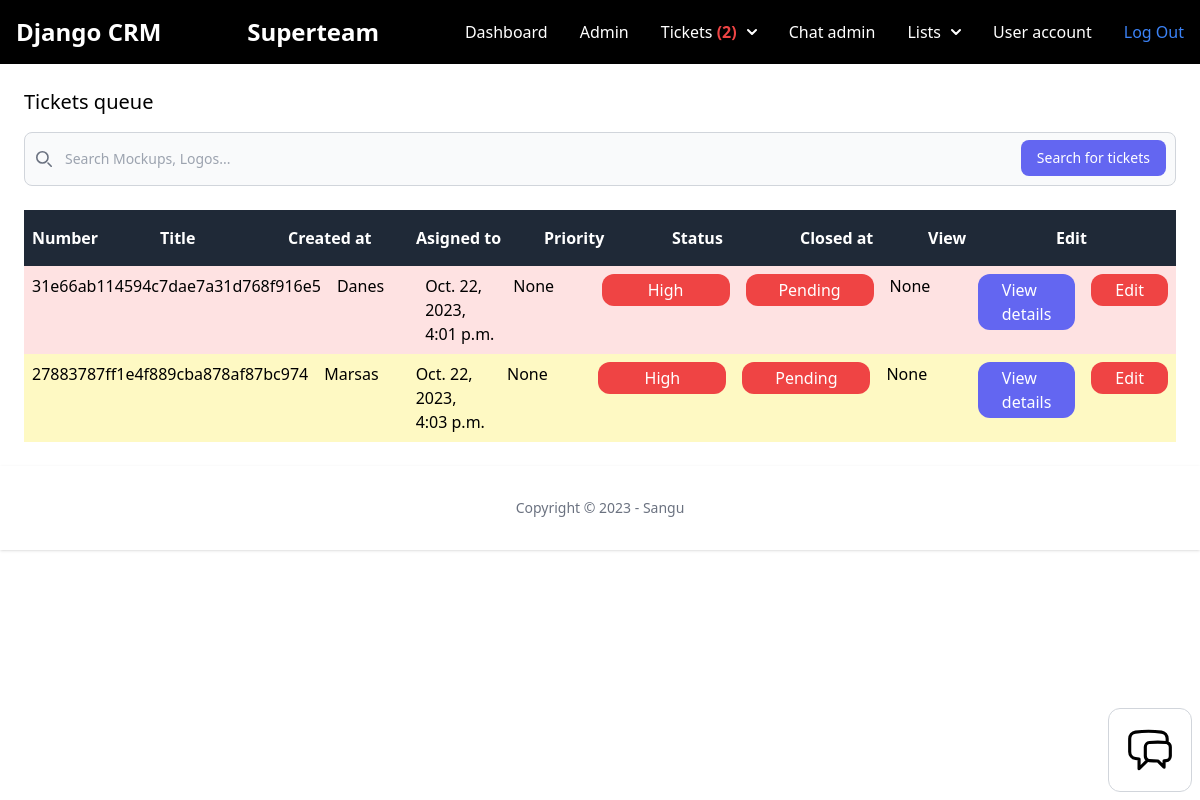
The page /dashboard/tickets/queue/ (signed in) on the database as committed earlier.
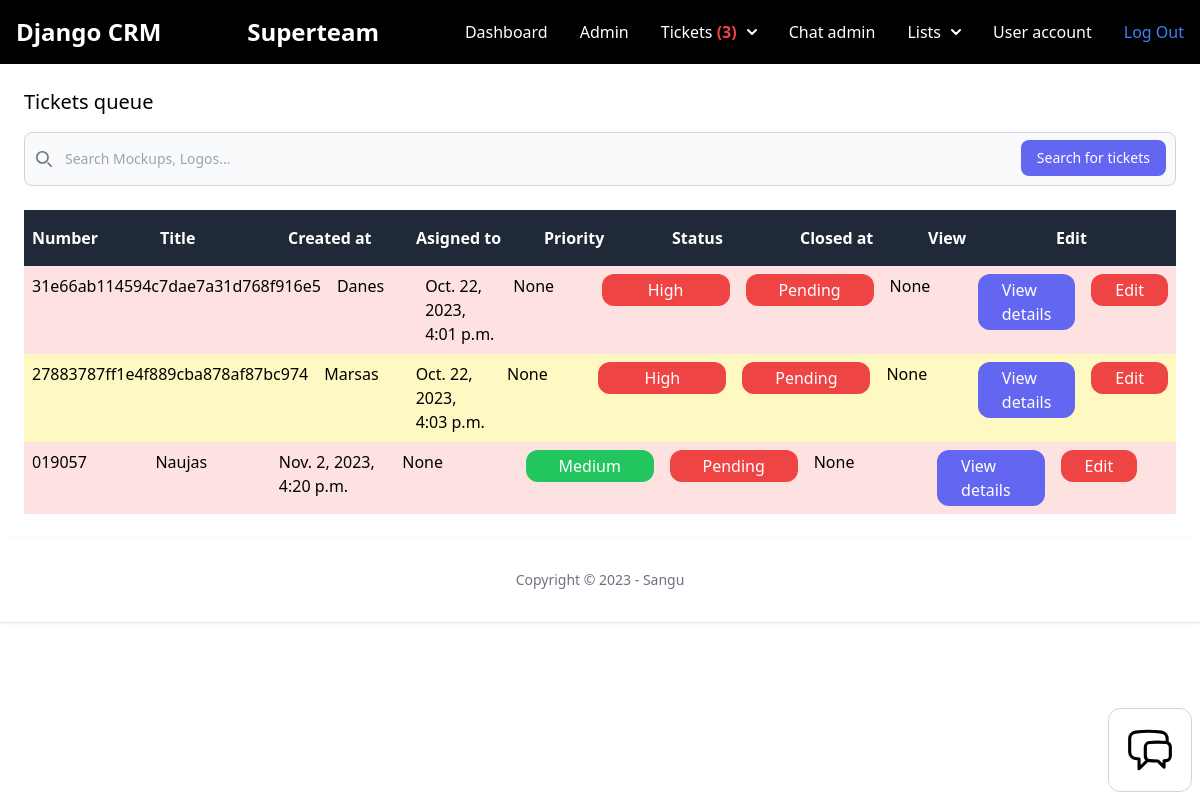
The same page on the database as committed later.
### team/models.py (models this page shows, shortened)
class Team(models.Model):
    plan = models.ForeignKey(Plan, related_name='teams', on_delete=models.SET_NULL, null=True, blank=True)
    name = models.CharField(max_length=100)
    members = models.ManyToManyField(User, related_name='teams')
    created_by = models.ForeignKey(User, related_name='created_teams', on_delete=models.CASCADE)
    created_at = models.DateTimeField(auto_now_add=True)

### ticket/models.py (models this page shows, shortened)
class Ticket(models.Model):
    ACTIVE = 'active'
    COMPLETED = 'completed'
    PENDING = 'pending'
    CHOICES_STATUS = (
        (ACTIVE, 'Active'),
        (COMPLETED, 'Completed'),
        (PENDING, 'Pending'),
    )
    LOW = 'low'
    MEDIUM = 'medium'
    HIGH = 'high'
    CHOICES_PRIORITY = (
        (LOW, 'Low'),
        (MEDIUM, 'Medium'),
        (HIGH, 'High'),
    )
    ticket_number = models.CharField(max_length=15, unique=True)
    title = models.CharField(max_length=100)
    description = models.TextField(blank=True, null=True)
    created_by = models.ForeignKey(User, related_name='tickets', on_delete=models.CASCADE)
    created_at = models.DateTimeField(auto_now_add=True)
    modified_at = models.DateTimeField(auto_now=True)
    assign_to = models.ForeignKey(User, on_delete=models.DO_NOTHING, null=True, blank=True)
    is_resolved = models.BooleanField(default=False)
    accepted_at = models.DateTimeField(null=True, blank=True)
    closed_at = models.DateTimeField(null=True, blank=True)
    status = models.CharField(max_length=15, choices=CHOICES_STATUS, default=PENDING)
    priority = models.CharField(max_length=15, choices=CHOICES_PRIORITY, default=MEDIUM)

### ticket/views.py (the view)
# urls.py: path('queue/', views.ticket_queue, name='queue'),
@login_required
def ticket_queue(request):
    if request.user.is_manager:
        tickets = Ticket.objects.filter(status='pending')
        return render(request, 'ticket/tickets_queue.html', {
            'tickets': tickets
        })
    else:
        messages.error(request, 'You have no access to the page')
        return redirect('dashboard:index')

### chat/context_processors.py (called while the page is built)
def chat_waiting(request):
    waiting_chat = Room.objects.filter(status='waiting')
    return {'waiting_chat': waiting_chat}

### team/context_processors.py (called while the page is built)
def active_team(request):
    if request.user.is_authenticated:
        if request.user.userprofile.active_team:
            active_team = request.user.userprofile.active_team
        else:
            active_team = Team.objects.filter(created_by=request.user)[0]
    else:
        active_team = None
    return {'active_team': active_team}

### ticket/context_processors.py (called while the page is built)
def pending_tickets(request):
    pending_tickets = 0
    if request.user.is_authenticated:
        if request.user.is_manager:
            pending_tickets = Ticket.objects.filter(status='pending')
        else:
            pending_tickets = pending_tickets
    else:
        pending_tickets = pending_tickets
    return {'pending_tickets': pending_tickets}

def workspace_tickets(request):
    if request.user.is_authenticated:
        workspace_tickets = Ticket.objects.filter(assign_to=request.user, is_resolved=False)
    else:
        workspace_tickets = 0
    return {'workspace_tickets': workspace_tickets}

### ticket/templates/ticket/tickets_queue.html (shortened to what this page needs)
{% extends 'app/base.html'  %}
{% block content %}
<div class="py-6 px-6">
    <h1 class="mb-4 text-xl">Tickets queue</h1>
    <form action="{% url 'tickets:search-results' %}" method="get">
        <div class="relative">
            <div class="absolute inset-y-0 start-0 flex items-center ps-3 pointer-events-none">
            </div>
            <input type="search" name="q" id="default-search" class="block w-full p-4 ps-10 text-sm text-gray-900 border border-gray-300 rounded-lg bg-gray-50 focus:ring-blue-500 focus:border-blue-500 dark:bg-gray-700 dark:border-gray-600 dark:placeholder-gray-400 dark:text-white dark:focus:ring-blue-500 dark:focus:border-blue-500" placeholder="Search Mockups, Logos..." required>
            <button type="submit" class="text-white absolute end-2.5 bottom-2.5 bg-indigo-500 font-medium rounded-lg text-sm px-4 py-2">Search for tickets</button>
        </div>
    </form>
    {% if tickets %}
    <div class="mt-6 flex justify-between">
        <p class="py-4 px-2 bg-gray-800 font-semibold w-full text-white">Number</p>
        <p class="py-4 px-2 bg-gray-800 font-semibold w-full text-white">Title</p>
        <p class="py-4 px-2 bg-gray-800 font-semibold w-full text-white">Created at</p>
        <p class="py-4 px-2 bg-gray-800 font-semibold w-full text-white">Asigned to</p>
        <p class="py-4 px-2 bg-gray-800 font-semibold w-full text-white">Priority</p>
        <p class="py-4 px-2 bg-gray-800 font-semibold w-full text-white">Status</p>
        <p class="py-4 px-2 bg-gray-800 font-semibold w-full text-white">Closed at</p>
        <p class="py-4 px-2 bg-gray-800 font-semibold w-full text-white">View</p>
        <p class="py-4 px-2 bg-gray-800 font-semibold w-full text-white">Edit</p>
    </div>
    {% for ticket in tickets %}
    <div class="flex justify-between">
        <p class="py-2 px-2 w-full {% cycle 'bg-red-100' 'bg-yellow-100' %}">
            {{ ticket.ticket_number }}
        </p>
        <p class="py-2 px-2 w-full {% cycle 'bg-red-100' 'bg-yellow-100' %}">
            {{ ticket.title }}
        </p>
        <p class="py-2 px-2 w-full {% cycle 'bg-red-100' 'bg-yellow-100' %}">
            {{ ticket.created_at }}
        </p>
        <p class="py-2 px-2 w-full {% cycle 'bg-red-100' 'bg-yellow-100' %}">
            {{ ticket.assign_to }}
        </p>
        <p class="py-2 px-2 w-full {% cycle 'bg-red-100' 'bg-yellow-100' %}">
            {% if ticket.priority == 'low' %}
            <span class="inline-block py-1 px-6 bg-yellow-500 rounded-xl text-white w-32 text-center">{{ ticket.get_priority_display }}</span>
            {% elif ticket.priority == 'medium' %}
            <span class="inline-block py-1 px-6 bg-green-500 rounded-xl text-white w-32 text-center">{{ ticket.get_priority_display }}</span>
            {% elif ticket.priority == 'high' %}
            <span class="inline-block py-1 px-6 bg-red-500 rounded-xl text-white w-32 text-center">{{ ticket.get_priority_display }}</span>
            {% endif %}
        </p>
        <p class="py-2 px-2 w-full {% cycle 'bg-red-100' 'bg-yellow-100' %}">
            {% if ticket.status == 'active' %}
            <span class="inline-block py-1 px-6 bg-yellow-500 rounded-xl text-white w-32 text-center">{{ ticket.get_status_display }}</span>
            {% elif ticket.status == 'completed' %}
            <span class="inline-block py-1 px-6 bg-black rounded-xl text-white w-32 text-center">{{ ticket.get_status_display }}</span>
            {% elif ticket.status == 'pending' %}
            <span class="inline-block py-1 px-6 bg-red-500 rounded-xl text-white w-32 text-center">{{ ticket.get_status_display }}</span>
            {% endif %}
        </p>
        <p class="py-2 px-2 w-full {% cycle 'bg-red-100' 'bg-yellow-100' %}">
            {{ ticket.closed_at }}
        </p>
        <p class="py-2 px-2 w-full {% cycle 'bg-red-100' 'bg-yellow-100' %}">
            <a href="{% url 'tickets:detail' ticket.id %}" class="inline-block py-1 px-6 bg-indigo-500 rounded-xl text-white">View details</a>
        </p>
        <p class="py-2 px-2 w-full {% cycle 'bg-red-100' 'bg-yellow-100' %}">
            {% if not ticket.is_resolved %}
            <a href="{% url 'tickets:edit' ticket.id %}" class="inline-block py-1 px-6 bg-red-500 rounded-xl text-white">Edit</a>
            {% endif %}
        </p>
    </div>
    {% endfor %}
    {% else %}
    <p class="mt-6 px-2">There are no tickets in the database yet...</p>
    {% endif %}
</div>
{% endblock %}

### app/templates/app/base.html (shortened to what this page needs)
{% load static %}
<!doctype html>
<html lang="en">
<head>
    <link rel="stylesheet" type="text/css" href="{% static 'src/output.css' %}">
    <script src="https://cdn.tailwindcss.com"></script>
</head>
<body>
    <nav class="bg-black border-gray-200 dark:bg-black dark:border-gray-700">
        <div class="max-w-screen-xl flex flex-wrap items-center justify-between mx-auto p-4">
            <a href="/" class="flex items-center">
                <span class="self-center text-2xl font-semibold whitespace-nowrap text-white">Django CRM</span>
            </a>
            {% if request.user.is_authenticated %}
            {% if request.user.is_manager %}
            <a href="{% url 'teams:detail' active_team.id %}" class="flex items-center">
                <span class="self-center text-2xl font-semibold whitespace-nowrap text-white">{{ active_team.name }}</span>
            </a>
            {% endif %}
            {% endif %}
            <div class="hidden w-full md:block md:w-auto" id="navbar-multi-level">
                <ul class="flex flex-col font-medium p-4 md:p-0 mt-4 border border-gray-100 rounded-lg bg-black md:flex-row md:space-x-8 md:mt-0 md:border-0 md:bg-black bg-gray-800 md:bg-black dark:border-gray-700 text-white">
                    <li>
                        <a href="{% url 'dashboard:index' %}" class="block py-2 pl-3 pr-4 text-white rounded hover:bg-gray-100 md:hover:bg-transparent md:border-0 md:hover:text-blue-700 md:p-0 dark:text-white md:dark:hover:text-blue-500 dark:hover:bg-gray-700 dark:hover:text-white md:dark:hover:bg-transparent">Dashboard</a>
                    </li>
                    {% if request.user.is_staff %}
                    <li>
                        <a href="/admin" class="block py-2 pl-3 pr-4 text-white rounded hover:bg-gray-100 md:hover:bg-transparent md:border-0 md:hover:text-blue-700 md:p-0 dark:text-white md:dark:hover:text-blue-500 dark:hover:bg-gray-700 dark:hover:text-white md:dark:hover:bg-transparent">Admin</a>
                    </li>
                    {% endif %}
                    {% if request.user.is_authenticated %}
                    {% if request.user.is_manager %}
                    <li>
                        <button id="dropdownNavbrLink" data-dropdown-toggle="dropdownNavbar" class="flex items-center justify-between w-full py-2 pl-3 pr-4  text-gray-700 border-b border-gray-100 hover:bg-gray-50 md:hover:bg-transparent md:border-0 md:hover:text-blue-700 md:p-0 md:w-auto text-white md:dark:hover:text-blue-500 dark:focus:text-white dark:border-gray-700 dark:hover:bg-gray-700 md:dark:hover:bg-transparent">
                            Tickets&nbsp; {% if pending_tickets.count > 0 %} <span class="text-red-500 font-bold"> ({{ pending_tickets.count }}) {% endif %}</span><svg class="w-2.5 h-2.5 ml-2.5" aria-hidden="true" xmlns="http://www.w3.org/2000/svg" fill="none" viewBox="0 0 10 6">
                                <path stroke="currentColor" stroke-linecap="round" stroke-linejoin="round" stroke-width="2" d="m1 1 4 4 4-4" />
                            </svg>
                        </button>
                    </li>
                    {% endif %}
                    {% endif %}
                    {% if request.user.is_manager %}
                    <li>
                        <a href="{% url 'chat:admin' %}" class="block py-2 pl-3 pr-4 text-white rounded hover:bg-gray-100 md:hover:bg-transparent md:border-0 md:hover:text-blue-700 md:p-0 dark:text-white md:dark:hover:text-blue-500 dark:hover:bg-gray-700 dark:hover:text-white md:dark:hover:bg-transparent">Chat admin {% if waiting_chat.count > 0 %} <span class="text-red-500 font-bold">({{ waiting_chat.count }}) {% endif %}</span></a>
                    </li>
                    <li>
                        <button id="dropdownNavbarLink" data-dropdown-toggle="dropdownNavbar_lists" class="flex items-center justify-between w-full py-2 pl-3 pr-4  text-white border-b border-gray-100 hover:bg-gray-50 md:hover:bg-transparent md:border-0 md:hover:text-blue-700 md:p-0 md:w-auto dark:text-white md:dark:hover:text-blue-500 dark:focus:text-white dark:border-gray-700 dark:hover:bg-gray-700 md:dark:hover:bg-transparent">
                            Lists <svg class="w-2.5 h-2.5 ml-2.5" aria-hidden="true" xmlns="http://www.w3.org/2000/svg" fill="none" viewBox="0 0 10 6">
                                <path stroke="currentColor" stroke-linecap="round" stroke-linejoin="round" stroke-width="2" d="m1 1 4 4 4-4" />
                            </svg>
                        </button>
                    </li>
                    {% endif %}
                    {% if request.user.is_authenticated %}
                    <li>
                        <a href="{% url 'userprofile:user_account' %}" class="block py-2 pl-3 pr-4 text-white rounded hover:bg-gray-100 md:hover:bg-transparent md:border-0 md:hover:text-blue-700 md:p-0 dark:text-white md:dark:hover:text-blue-500 dark:hover:bg-gray-700 dark:hover:text-white md:dark:hover:bg-transparent">User account</a>
                    </li>
                    {% endif %}
                    {% if request.user.is_authenticated %}
                    <li>
                        <a href="{% url 'logout' %}" class="block py-2 pl-3 pr-4 text-white bg-blue-700 rounded md:bg-transparent md:text-blue-500 md:p-0 md:dark:text-blue-500 dark:bg-blue-600 md:dark:bg-transparent" aria-current="page">Log Out</a>
                    </li>
                    {% endif %}
                </ul>
            </div>
        </div>
    </nav>
    {% block content %}
    {% endblock%}
    {% include 'chat/chat_bubble.html' %}
    <footer class="bg-white shadow dark:bg-black">
        <div class="w-full max-w-screen-xl mx-auto p-4 md:py-8">
            <span class="block text-sm text-gray-500 sm:text-center dark:text-gray-400">Copyright © 2023 - Sangu</span>
        </div>
    </footer>
    <footer class="py-3 my-4">
    </footer>
</body>
</html>

### chat/templates/chat/chat_bubble.html (shortened to what this page needs)
<div id="chat" class="max-w-[300px] fixed right-2 bottom-2 p-4 bg-white border border-gray-300 rounded-xl">
    <div id="chat_icon">
        <button id="chat_open" class="w-[50px] flex items-center" title = "Open_chat">
        </button>
    </div>
</div>

Rows that differ between the two databases and show on the page:
added Ticket: ticket_number "019057", title "Naujas", created_at "Nov. 2, 2023, 4:20 p.m.", assign_to "None", priority "Medium", status "Pending", closed_at "None", is_resolved "Edit"
Other text that changed with them:
{{ pending_tickets.count }}: "2" → "3"
